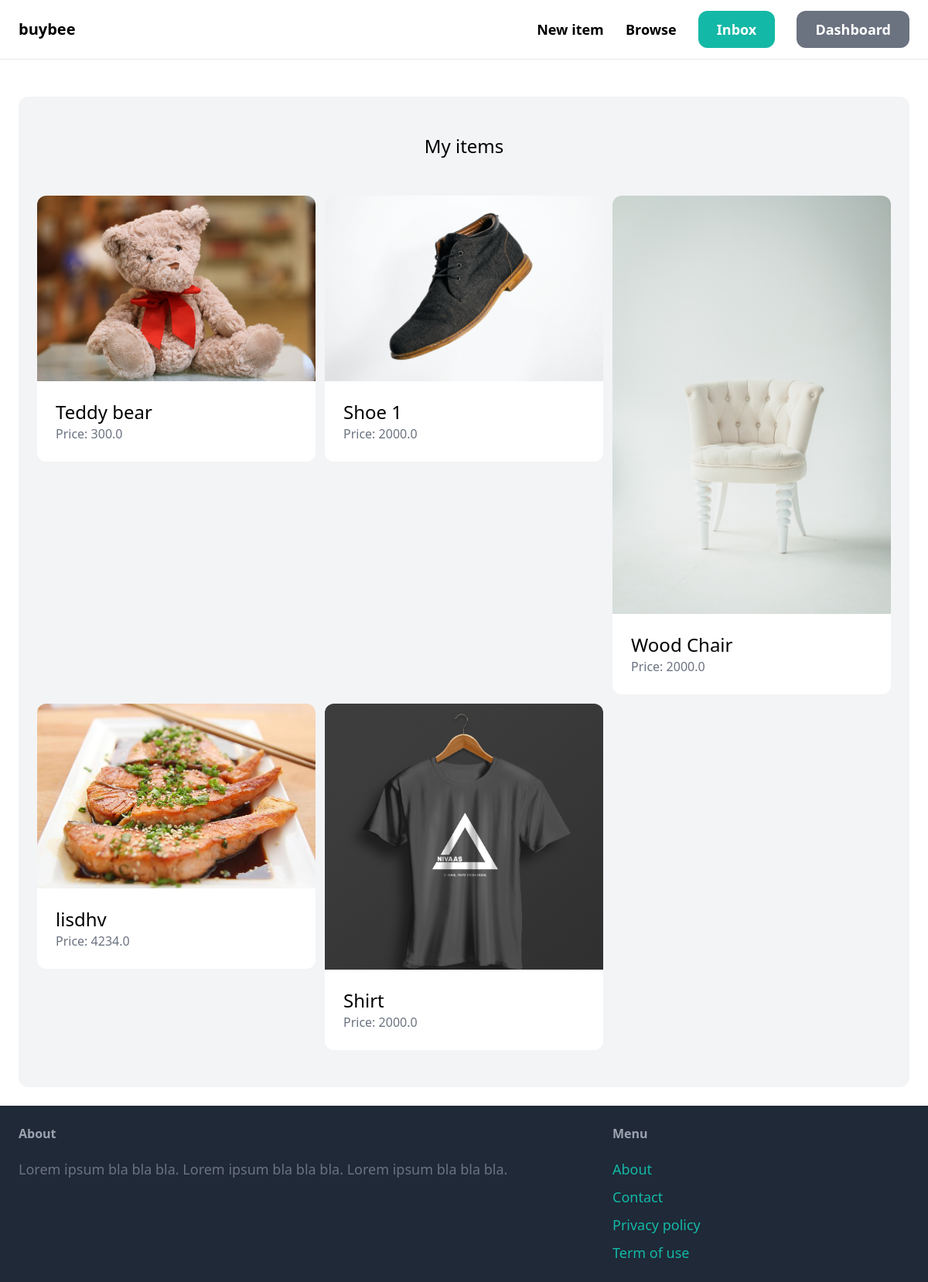
The page /dashboard/ (signed in) on the database its author committed.
### item/models.py (models this page shows, shortened)
class Item(models.Model):
    category = models.ForeignKey(Category, related_name='items', on_delete=models.CASCADE)
    name = models.CharField(max_length=255)
    description = models.TextField(blank=True, null=True)
    price = models.FloatField()
    image = models.ImageField(upload_to='item_images', blank=True, null=True)
    is_sold = models.BooleanField(default=False)
    created_by = models.ForeignKey(User, related_name='items', on_delete=models.CASCADE)
    created_at = models.DateTimeField(auto_now_add=True)

### dashboard/views.py (the view)
# urls.py: path('', views.index, name='index'),
@login_required
def index(request):
    items = Item.objects.filter(created_by=request.user)
    return render(request, 'dashboard/index.html', {
        'items': items,
    })

### dashboard/templates/dashboard/index.html (shortened to what this page needs)
{% extends 'core/base.html' %}
{% block content %}
    <div class="mt-6 px-6 py-12 bg-gray-100 rounded-xl">
        <h2 class="mb-12 text-2xl text-center">My items</h2>
        <div class="grid grid-cols-3 gap-3">
            {% for item in items %}
                <div>
                    <a href="{% url 'item:detail' item.id %}">
                        <div>
                            <img src="{{ item.image.url }}" class="rounded-t-xl">
                        </div>
                        <div class="p-6 bg-white rounded-b-xl">
                            <h2 class="text-2xl">{{ item.name }}</h2>
                            <p class="text-gray-500">Price: {{ item.price }}</p>
                        </div>
                    </a>
                </div>
            {% endfor %}
        </div>
    </div>
{% endblock %}

### rows shown on the page
Item: image (picture), name "Teddy bear", price "300.0"
Item: image (picture), name "Shoe 1", price "2000.0"
Item: image (picture), name "Wood Chair", price "2000.0"
Item: image (picture), name "lisdhv", price "4234.0"
Item: image (picture), name "Shirt", price "2000.0"
